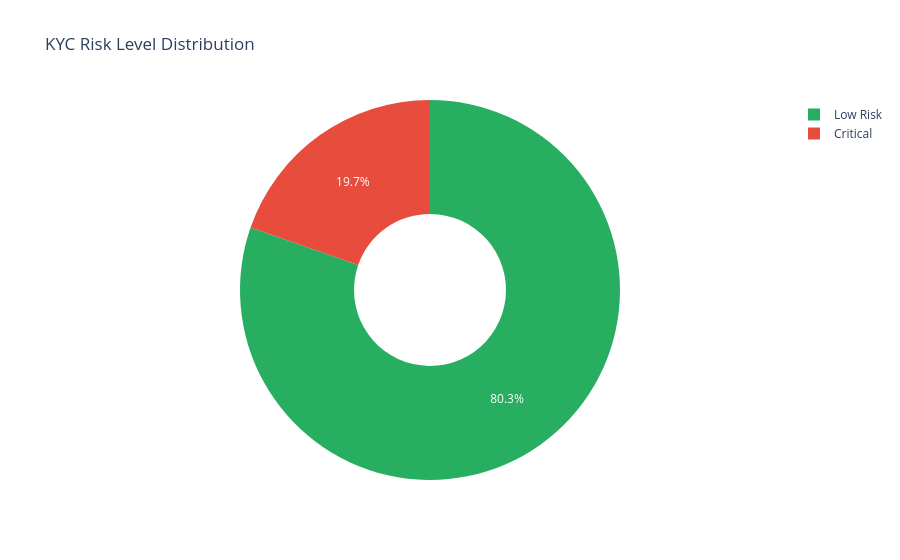

The notebook cell saved with this chart:
### Code cell
# Plot a: risk_level donut
rl = df['risk_level'].value_counts().reset_index(); rl.columns=['level','count']
fig = px.pie(rl, values='count', names='level', hole=0.4,
             color='level', color_discrete_map={'Critical':RISK,'High Risk':WARNING,'Medium Risk':NEUTRAL,'Low Risk':SAFE},
             template=TEMPLATE, title='KYC Risk Level Distribution')
fig.show()

### Figure 1 — Plotly figure (JSON) as saved in the notebook; plotly's stock layout.template omitted (floating-point values rounded to 4 significant figures)
{"data": [{"customdata": [["Low Risk"], ["Critical"]], "domain": {"x": [0.0, 1.0], "y": [0.0, 1.0]}, "hole": 0.4, "hovertemplate": "level=%{customdata[0]}<br>count=%{value}<extra></extra>", "labels": ["Low Risk", "Critical"], "legendgroup": "", "marker": {"colors": ["#27AE60", "#E74C3C"]}, "name": "", "showlegend": true, "type": "pie", "values": [40167, 9833]}], "layout": {"legend": {"tracegroupgap": 0}, "title": {"text": "KYC Risk Level Distribution"}}}
